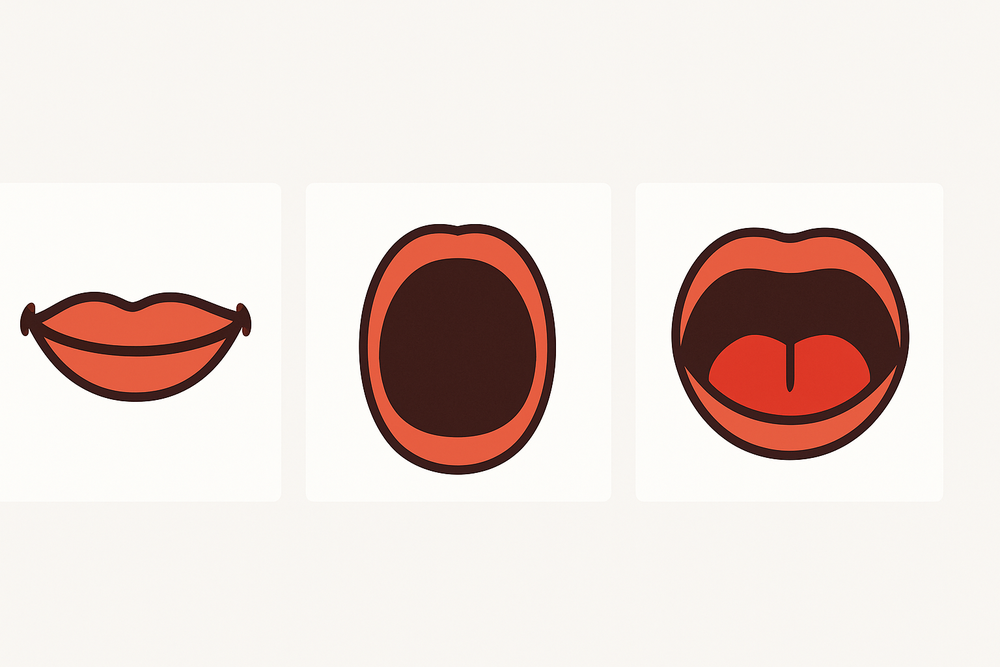
#> input picture mouth_moving/composite_mouth.png, 1000 x 667 px, shrunk from 1536 x 1024 before the run
$ python split_image.py
#> lines starting #> are read from the running program, lines starting #| are printed output that depends on the picture
from PIL import Image

def split_image(image_path):
    """
    Splits a composite image into three equal parts horizontally.
    """
#> called with image_path = 'composite_mouth.png'
    try:
        with Image.open(image_path) as img:
#> img is the input picture: PIL image 1000x667 RGB; mean R, G, B 231.4, 217.7, 212.6
            width, height = img.size
#> width = 1000; height = 667
            part_width = width // 3
#> part_width = 333

            # Crop and save each part
            img.crop((0, 0, part_width, height)).save("mouth_closed.png")
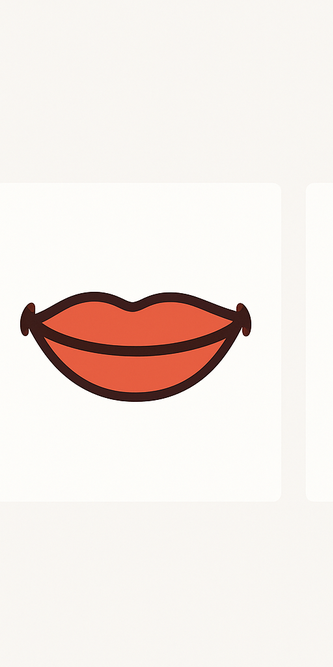
#> saved as mouth_closed.png: PIL image 333x667 RGB; mean R, G, B 243, 233.8, 229
            img.crop((part_width, 0, 2 * part_width, height)).save("mouth_open.png")
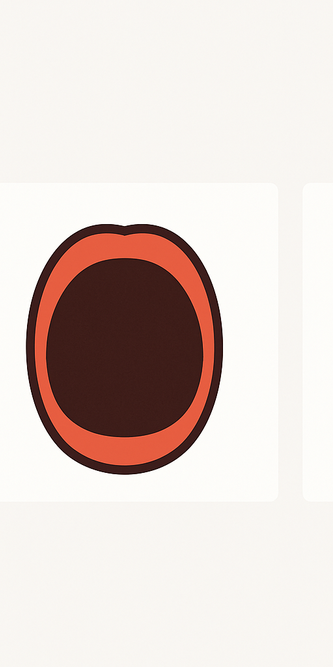
#> saved as mouth_open.png: PIL image 333x667 RGB; mean R, G, B 224.1, 211.2, 206.3
            img.crop((2 * part_width, 0, width, height)).save("mouth_tongue.png")
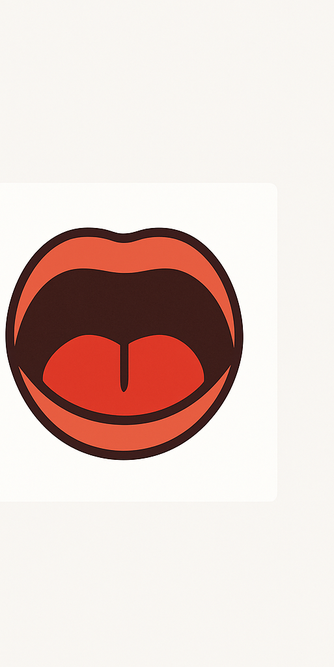
#> saved as mouth_tongue.png: PIL image 334x667 RGB; mean R, G, B 227, 208, 202.5

        print("Successfully split the image into mouth_closed.png, mouth_open.png, and mouth_tongue.png")

    except FileNotFoundError:
        print(f"Error: The file '{image_path}' was not found.")
    except Exception as e:
        print(f"An error occurred: {e}")

if __name__ == "__main__":
    split_image("composite_mouth.png")
